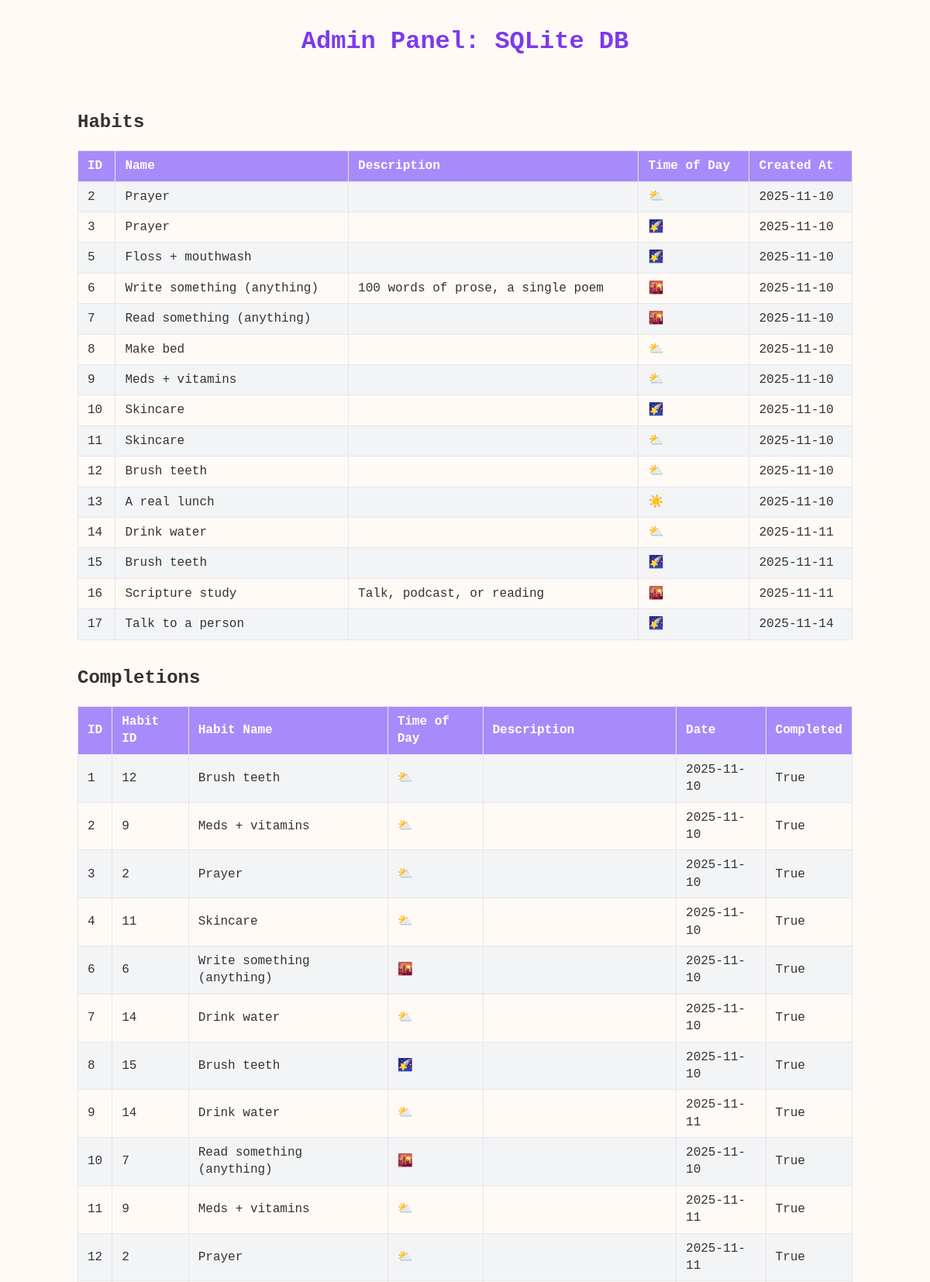
The page /admin (upper part) on the database its author committed.
### app.py (models this page shows, shortened)
class Habit(db.Model):
    id = db.Column(db.Integer, primary_key=True)
    name = db.Column(db.String(100), nullable=False)
    description = db.Column(db.String(250))
    created_at = db.Column(db.Date, default=date.today)
    completions = db.relationship("Completion", backref="habit", cascade="all, delete-orphan")
    time_of_day = db.Column(db.String(2), nullable=False, default='☀️')  # day

class Completion(db.Model):
    id = db.Column(db.Integer, primary_key=True)
    habit_id = db.Column(db.Integer, db.ForeignKey('habit.id'))
    date = db.Column(db.Date)
    completed = db.Column(db.Boolean, default=False)
    name = db.Column(db.String)
    description = db.Column(db.String)
    time_of_day = db.Column(db.String)

### app.py (the view)
@app.route('/admin')
def admin_panel():
    habits = Habit.query.order_by(Habit.id).all()
    completions = Completion.query.order_by(Completion.id).all()
    return render_template('admin.html', habits=habits, completions=completions)

### templates/admin.html (shortened to what this page needs)
<!DOCTYPE html>
<html lang="en">
<head>
</head>
<body>
<h1>Admin Panel: SQLite DB</h1>
<h2>Habits</h2>
<table>
    <tr>
        <th>ID</th>
        <th>Name</th>
        <th>Description</th>
        <th>Time of Day</th>
        <th>Created At</th>
    </tr>
    {% for h in habits %}
    <tr>
        <td>{{ h.id }}</td>
        <td>{{ h.name }}</td>
        <td>{{ h.description }}</td>
        <td>{{ h.time_of_day }}</td>
        <td>{{ h.created_at }}</td>
    </tr>
    {% endfor %}
</table>
<h2>Completions</h2>
<table>
    <tr>
        <th>ID</th>
        <th>Habit ID</th>
        <th>Habit Name</th>
        <th>Time of Day</th>
        <th>Description</th>
        <th>Date</th>
        <th>Completed</th>
    </tr>
    {% for c in completions %}
    <tr>
        <td>{{ c.id }}</td>
        <td>{{ c.habit_id }}</td>
        <td>{{ c.name }}</td>
        <td>{{ c.time_of_day }}</td>
        <td>{{ c.description }}</td>
        <td>{{ c.date }}</td>
        <td>{{ c.completed }}</td>
    </tr>
    {% endfor %}
</table>
</body>
</html>

### templates/admin.html (style rules this page uses)
body { font-family: 'Consolas', monospace; background: #fffaf5; color: #333; max-width: 1000px; margin: 2em auto; line-height: 1.4; }
h1 { text-align: center; font-weight: 600; color: #7c3aed; margin-bottom: 2em; }
table { border-collapse: collapse; width: 100%; margin-bottom: 2em; }
th, td { padding: 8px 12px; border: 1px solid #e5e7eb; text-align: left; }
th { background-color: #a78bfa; color: white; }
tr:nth-child(even) { background-color: #f3f4f6; }

### rows shown on the page
Habit: id "2", name "Prayer", time_of_day "⛅️", created_at "2025-11-10"
Habit: id "3", name "Prayer", time_of_day "🌠", created_at "2025-11-10"
Habit: id "5", name "Floss + mouthwash", time_of_day "🌠", created_at "2025-11-10"
Habit: id "6", name "Write something (anything)", description "100 words of prose, a single poem", time_of_day "🌇", created_at "2025-11-10"
Habit: id "7", name "Read something (anything)", time_of_day "🌇", created_at "2025-11-10"
Habit: id "8", name "Make bed", time_of_day "⛅️", created_at "2025-11-10"
Habit: id "9", name "Meds + vitamins", time_of_day "⛅️", created_at "2025-11-10"
Habit: id "10", name "Skincare", time_of_day "🌠", created_at "2025-11-10"
Habit: id "11", name "Skincare", time_of_day "⛅️", created_at "2025-11-10"
Habit: id "12", name "Brush teeth", time_of_day "⛅️", created_at "2025-11-10"
Habit: id "13", name "A real lunch", time_of_day "☀️", created_at "2025-11-10"
Habit: id "14", name "Drink water", time_of_day "⛅️", created_at "2025-11-11"
Habit: id "15", name "Brush teeth", time_of_day "🌠", created_at "2025-11-11"
Habit: id "16", name "Scripture study", description "Talk, podcast, or reading", time_of_day "🌇", created_at "2025-11-11"
Habit: id "17", name "Talk to a person", time_of_day "🌠", created_at "2025-11-14"
Completion: id "1", habit_id "12", name "Brush teeth", time_of_day "⛅️", date "2025-11-10", completed "True"
Completion: id "2", habit_id "9", name "Meds + vitamins", time_of_day "⛅️", date "2025-11-10", completed "True"
Completion: id "3", habit_id "2", name "Prayer", time_of_day "⛅️", date "2025-11-10", completed "True"
Completion: id "4", habit_id "11", name "Skincare", time_of_day "⛅️", date "2025-11-10", completed "True"
Completion: id "6", habit_id "6", name "Write something (anything)", time_of_day "🌇", date "2025-11-10", completed "True"
Completion: id "7", habit_id "14", name "Drink water", time_of_day "⛅️", date "2025-11-10", completed "True"
Completion: id "8", habit_id "15", name "Brush teeth", time_of_day "🌠", date "2025-11-10", completed "True"
Completion: id "9", habit_id "14", name "Drink water", time_of_day "⛅️", date "2025-11-11", completed "True"
Completion: id "10", habit_id "7", name "Read something (anything)", time_of_day "🌇", date "2025-11-10", completed "True"
Completion: id "11", habit_id "9", name "Meds + vitamins", time_of_day "⛅️", date "2025-11-11", completed "True"
Completion: id "12", habit_id "2", name "Prayer", time_of_day "⛅️", date "2025-11-11", completed "True"
